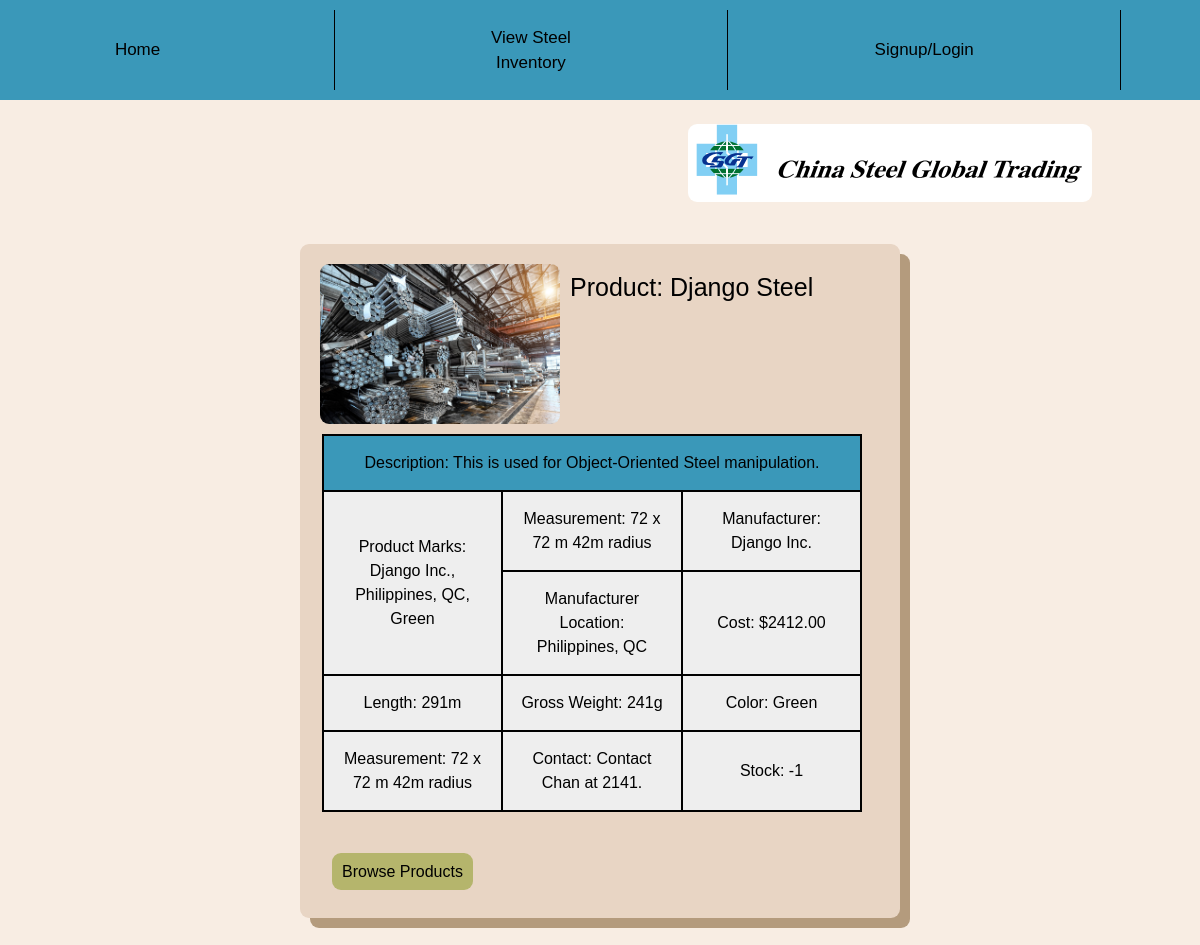
/view/3/, run on an earlier commit of the app's database.
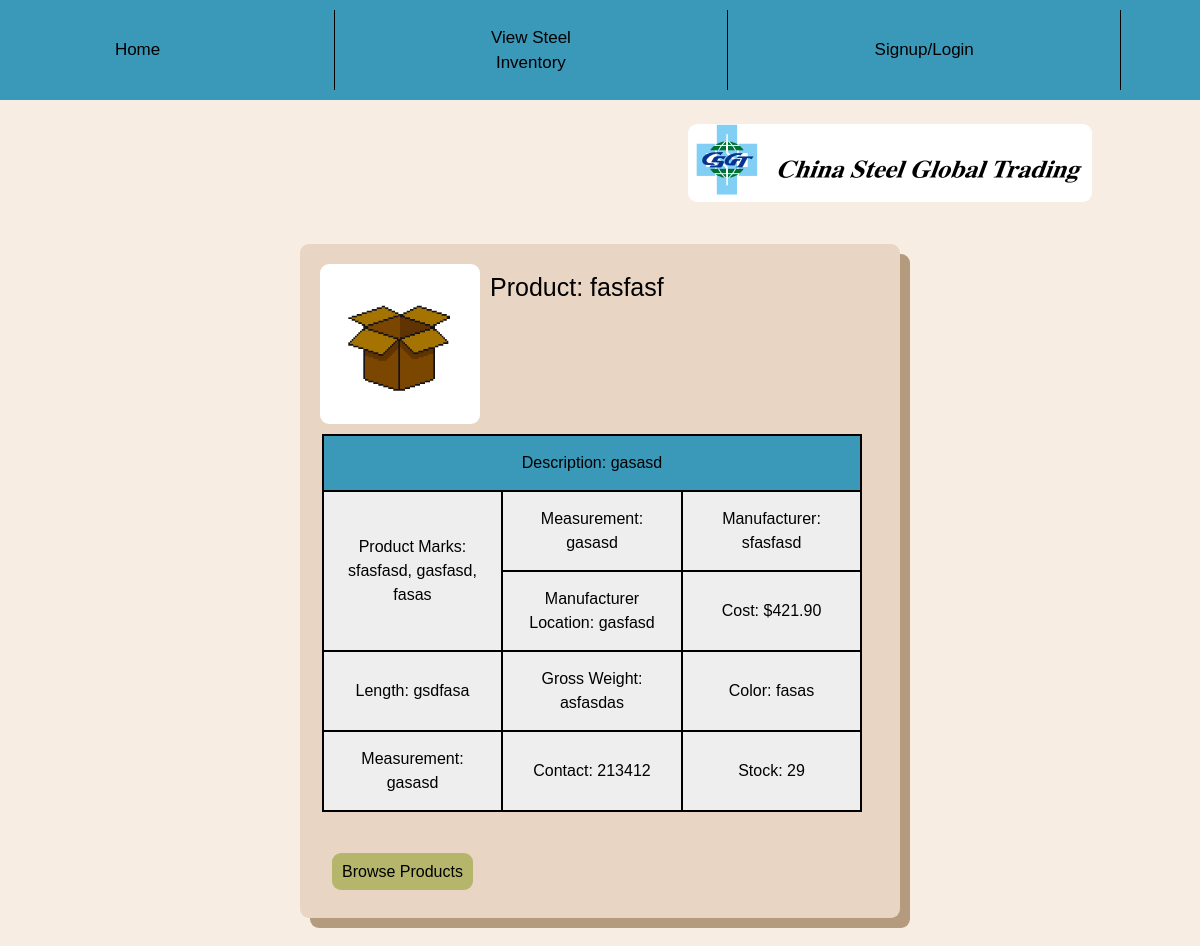
And on a later commit of the database.
### Inventory/models.py (models this page shows, shortened)
class Product(models.Model): #Steels, not food
    objects = models.Manager()
    Name = models.CharField(max_length=200, unique=True)
    Image = models.ImageField(default= "images/defproduct.jpg", blank=True, upload_to="images/") #not have image if we dont have one, uploaded to images folder automatically
    Manufacturer = models.CharField(default=None, max_length=100)
    ManuLoc = models.CharField(default=None,max_length=255)
    Color = models.CharField(default=None, max_length=20)
    Status = models.BooleanField(default=True) #Records incase of removed
    Measurement = models.CharField(default=None, max_length=30)
    Description = models.CharField(default=None, max_length=500)
    GrossWeight = models.CharField(default=None, max_length=40)
    Marks = models.CharField(default=None, null=True, max_length=300)
    Length = models.CharField(max_length=20)
    Cost = models.DecimalField(default=0, validators=[DecimalValidator(7,2)], decimal_places=2, max_digits=7) #declared value USD
    Stock = models.BigIntegerField(default=0)
    Contact = models.CharField(max_length=500)

### Inventory/views.py (the view)
# urls.py: path('view/<int:pk>/', views.Info, name='view'),
def Info(request,pk):
    condition = ""
    CurrentProd = get_object_or_404(Product, pk=pk)
    if request.user.is_authenticated:
        condition = True
        if request.session.get('NAVIGATE') == "confirmorder" or request.session.get('NAVIGATE') == "confirmtrans":
            print('DELETED CACHE')
            request.session['Remarks'] = None
            request.session['productname'] = None
            request.session['OrderedPRem'] = None
            request.session['OrderPname'] = None
            request.session['manufacturer'] = None
            request.session['Order'] = None
            request.session['addedproduct'] = None
        request.session['NAVIGATE'] = "info"
        return render(request, 'Inventory/Info.html',{
            'C' : condition,
            'P' : CurrentProd
        })
    else:
        condition = False
        return render(request, 'Inventory/Info.html',{
            'C' : condition,
            'P' : CurrentProd
        })

### Inventory/templates/Inventory/Info.html (shortened to what this page needs)
{% extends 'Inventory/base.html' %}
{% load static %}
    {% block content %}
    <br><br>
    {% if C == True %}
    <br>
        <div class="container">
            <img class="image" style="float: left; margin: 10px; border-radius: 9px;" src="{{P.Image.url}}">
            <div class="Largetext" style="margin-left: 12vw; max-width: 100%; width: 38vw;"> Product: {{P.Name}} </div>
            <table id="tab" style="text-align: center; width: 45vw; max-width: 100%; margin-right: 1vw; word-break: break-word;">
                <tr>
                    <th colspan="3" style="background-color: rgb(58, 152, 185);"> <b>Description</b>: {{P.Description}} </th>
                </tr>
                <tr>
                    <th rowspan="2"><b>Product Marks</b>: {{P.Marks}}</th>
                    <th><b>Measurement:</b> {{P.Measurement}} </th>
                    <th> <b>Manufacturer</b>: {{P.Manufacturer}} </th>
                </tr>
                <tr>
                    <th> <b>Manufacturer Location</b>: {{P.ManuLoc}} </th>
                    <th> <b>Cost</b>: ${{P.Cost}} </th>
                </tr>
                <tr>
                    <th> <b>Length</b>: {{P.Length}}  </th>
                    <th><b>Gross Weight:</b> {{P.GrossWeight}} </th>
                    <th><b>Color:</b> {{P.Color}} </th>
                </tr>
                <tr>
                    <th><b>Measurement:</b> {{P.Measurement}} </th>
                    <th><b>Contact</b>: {{P.Contact}} </th>
                    <th><b>Stock</b>: {{P.Stock}} </th>
                </tr>
            </table>
            <br><br>
            <div style="margin-left: 2vw; display: inline-flex; margin-bottom: 2vh;" id="buts">
                <a class="Button" id="edittemp" style="margin-left: 1vw;"> Delete Product </a>
                <a class="Button" href="{% url 'Products' %}" id="browse"> Back </a> <br> <br>
            </div>
        </div>
        <br>
        <div class="container" id="tempbox" style="word-wrap: break-word; max-width: 100%; background-color:rgb(238, 238, 238);">
            <div class="Largetext" style="font-family: Helvetica; font-weight: 200;"> Are you sure you sure you want to delete product: {{P.Name}}? </div>
            <a class="Button" type="submit" id="temp"  href="{% url 'deleteproduct' pk=P.pk %}"> Yes </a>
            <a class="Button" id="hideme"> No </a>
        </div>
    {% elif C == False %}
    <br>
    <div class="container">
        <img class="image" style="float: left; margin: 10px; border-radius: 9px;" src="{{P.Image.url}}">
        <div class="Largetext" style="margin-left: 12vw; word-break: break-word; max-width: 100%; width: 38vw;"> Product: {{P.Name}} </div>
        <table id="tab" style="text-align: center; width: 45vw; max-width: 100%; margin-right: 1vw; word-break: break-word;">
            <tr>
                <th colspan="3" style="background-color: rgb(58, 152, 185)"> <b>Description</b>: {{P.Description}} </th>
            </tr>
            <tr>
                <th rowspan="2"><b>Product Marks</b>: {{P.Marks}}</th>
                <th><b>Measurement:</b> {{P.Measurement}} </th>
                <th> <b>Manufacturer</b>: {{P.Manufacturer}} </th>
            </tr>
            <tr>
                <th> <b>Manufacturer Location</b>: {{P.ManuLoc}} </th>
                <th> <b>Cost</b>: ${{P.Cost}} </th>
            </tr>
            <tr>
                <th> <b>Length</b>: {{P.Length}}  </th>
                <th><b>Gross Weight:</b> {{P.GrossWeight}} </th>
                <th><b>Color:</b> {{P.Color}} </th>
            </tr>
            <tr>
                <th><b>Measurement:</b> {{P.Measurement}} </th>
                <th><b>Contact</b>: {{P.Contact}} </th>
                <th><b>Stock</b>: {{P.Stock}} </th>
            </tr>
        </table>
        <br><br>
        <a class="Button" href="{% url 'Products' %}" id="browse"> Browse Products </a> <br> <br>
    </div>
    <br>
        <br>
    {% endif %}
    <br><br<br>
    {% endblock %}

What changed in the data, as far as the page shows it:
changed Product: Image: a different picture; Name "Django Steel" → "fasfasf"; Description "This is used for Object-Oriented Steel manipulation." → "gasasd"; Marks "Django Inc., Philippines, QC, Green" → "sfasfasd, gasfasd, fasas"; Measurement "72 x 72 m 42m radius" → "gasasd"; Manufacturer "Django Inc." → "sfasfasd"; ManuLoc "Philippines, QC" → "gasfasd"; Cost "2412.00" → "421.90"; Length "291m" → "gsdfasa"; GrossWeight "241g" → "asfasdas"; Color "Green" → "fasas"; Contact "Contact Chan at 2141." → "213412"; Stock "-1" → "29"
